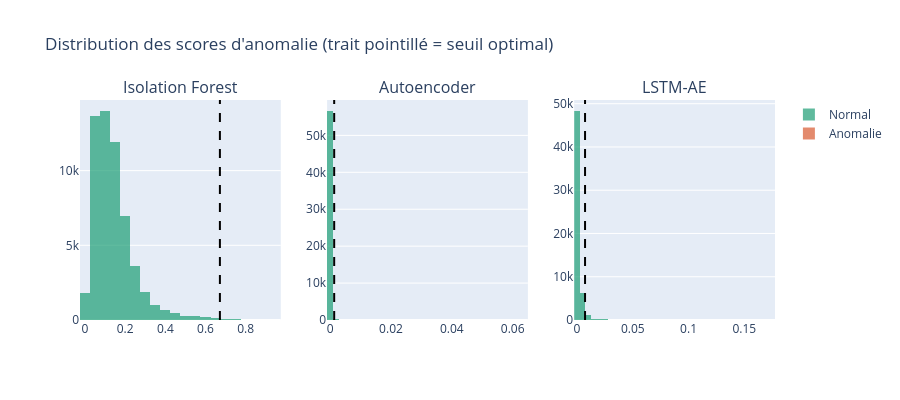

The code cell stored with this chart in its notebook:
### Markdown cell above
## 6. Distribution des scores par modèle

### Code cell
fig = make_subplots(
    rows=1, cols=3,
    subplot_titles=list(scores_dict.keys()),
    shared_yaxes=False,
)

for col_idx, (name, scores) in enumerate(scores_dict.items()):
    threshold = float(df_results.loc[name, 'threshold'])
    for label, color, label_name in [(0, '#1D9E75', 'Normal'), (1, '#D85A30', 'Anomalie')]:
        subset = scores[y_test == label]
        fig.add_trace(
            go.Histogram(x=subset, name=label_name, marker_color=color,
                         opacity=0.7, nbinsx=40, showlegend=(col_idx == 0)),
            row=1, col=col_idx + 1
        )
    fig.add_vline(x=threshold, line_dash='dash', line_color='black',
                  row=1, col=col_idx + 1)

fig.update_layout(
    barmode='overlay',
    title='Distribution des scores d\'anomalie (trait pointillé = seuil optimal)',
    height=400,
)
fig.show()

### Figure 1 — Plotly figure (JSON) as saved in the notebook; plotly's stock layout.template omitted (floating-point values rounded to 4 significant figures; data arrays with more than 128 entries replaced by an {"elided": "..."} marker saying what was removed)
{"data": [{"marker": {"color": "#1D9E75"}, "name": "Normal", "nbinsx": 40, "opacity": 0.7, "showlegend": true, "type": "histogram", "x": {"elided": "56864 float values"}, "xaxis": "x", "yaxis": "y"}, {"marker": {"color": "#D85A30"}, "name": "Anomalie", "nbinsx": 40, "opacity": 0.7, "showlegend": true, "type": "histogram", "x": [0.5116, 0.8447, 0.6106, 0.4298, 0.7645, 0.4014, 0.5168, 0.8008, 0.5458, 0.682, 0.455, 0.7986, 0.6047, 0.8445, 0.7814, 0.5259, 0.807, 0.5659, 0.6759, 0.5362, 0.5625, 0.6113, 0.567, 0.08281, 0.7347, 0.8424, 0.6516, 0.7321, 0.4856, 0.4367, 0.1727, 0.5531, 0.5769, 0.6531, 0.3369, 0.09499, 0.5907, 0.4403, 0.4288, 0.2488, 0.5091, 0.5283, 0.7219, 0.5293, 0.5396, 0.05225, 0.6038, 0.8447, 0.7387, 0.595, 0.6623, 0.1442, 0.7005, 0.7065, 0.5525, 0.6718, 0.2859, 0.6788, 0.6047, 0.2368, 0.4293, 0.6052, 0.7488, 0.8057, 0.282, 0.7323, 0.5695, 0.4256, 0.5893, 0.6288, 0.4933, 0.8013, 0.7661, 0.5278, 0.5581, 0.6016, 0.7965, 0.7825, 0.6023, 0.7161, 0.6151, 0.7166, 0.7698, 0.4277, 0.6777, 0.5559, 0.5988, 0.8014, 0.1904, 0.6781, 0.3558, 0.5312, 0.7183, 0.6903, 0.2582, 0.1966, 0.2571, 0.3619], "xaxis": "x", "yaxis": "y"}, {"marker": {"color": "#1D9E75"}, "name": "Normal", "nbinsx": 40, "opacity": 0.7, "showlegend": false, "type": "histogram", "x": {"elided": "56864 float values"}, "xaxis": "x2", "yaxis": "y2"}, {"marker": {"color": "#D85A30"}, "name": "Anomalie", "nbinsx": 40, "opacity": 0.7, "showlegend": false, "type": "histogram", "x": [0.001353, 0.003924, 0.00307, 0.0007237, 0.01201, 0.0007097, 0.0006594, 0.0124, 0.0007096, 0.004874, 0.0008176, 0.007849, 0.001531, 0.01415, 0.007965, 0.001186, 0.00803, 0.0009331, 0.001243, 0.002169, 0.001601, 0.002574, 0.0008926, 5.396e-05, 0.01126, 0.01574, 0.004037, 0.01126, 0.001385, 0.0006937, 8.639e-05, 0.003326, 0.00244, 0.004833, 0.0001385, 2.744e-05, 0.0003903, 0.0005321, 0.0005706, 0.0001078, 0.0003698, 0.001638, 0.002871, 0.0007609, 0.001848, 2.075e-05, 0.003105, 0.003924, 0.01169, 0.002045, 0.004778, 0.0001638, 0.01139, 0.01132, 0.001632, 0.001323, 0.0001158, 0.000774, 0.003028, 7.333e-05, 0.000486, 0.00257, 0.01183, 0.007992, 7.341e-05, 0.004306, 0.0009919, 0.0007591, 0.001477, 0.001069, 0.0008053, 0.007974, 0.003826, 0.001499, 0.0007675, 0.001706, 0.01162, 0.007959, 0.002452, 0.01121, 0.001555, 0.01123, 0.01006, 0.0007709, 0.004806, 0.001193, 0.002736, 0.00801, 6.922e-05, 0.003993, 0.0005365, 0.002139, 0.01047, 0.004603, 0.0001346, 0.0001138, 9.372e-05, 0.0006324], "xaxis": "x2", "yaxis": "y2"}, {"marker": {"color": "#1D9E75"}, "name": "Normal", "nbinsx": 40, "opacity": 0.7, "showlegend": false, "type": "histogram", "x": {"elided": "56864 float values"}, "xaxis": "x3", "yaxis": "y3"}, {"marker": {"color": "#D85A30"}, "name": "Anomalie", "nbinsx": 40, "opacity": 0.7, "showlegend": false, "type": "histogram", "x": [0.001202, 0.04456, 0.00257, 0.0008368, 0.01057, 0.0006677, 0.002485, 0.01517, 0.00237, 0.003668, 0.0009285, 0.007452, 0.002005, 0.01923, 0.006834, 0.001237, 0.01049, 0.002788, 0.004318, 0.002131, 0.001512, 0.00211, 0.0009893, 0.001208, 0.007685, 0.02279, 0.002963, 0.007438, 0.001029, 0.0009256, 0.00122, 0.002463, 0.002818, 0.003339, 0.0007481, 0.005409, 0.001297, 0.001209, 0.0005474, 0.0006857, 0.001558, 0.001839, 0.003025, 0.001123, 0.00204, 0.0004683, 0.004106, 0.04343, 0.008036, 0.002413, 0.00325, 0.0005283, 0.007814, 0.007696, 0.001626, 0.002121, 0.0007173, 0.003811, 0.003305, 0.0005606, 0.0005239, 0.002832, 0.01095, 0.01019, 0.0215, 0.003668, 0.003416, 0.0008377, 0.001888, 0.003087, 0.004984, 0.008077, 0.004649, 0.001393, 0.002676, 0.001127, 0.008823, 0.009859, 0.001961, 0.007567, 0.004578, 0.007406, 0.00784, 0.001028, 0.005334, 0.001635, 0.004427, 0.01164, 0.001224, 0.002984, 0.0006635, 0.002197, 0.007211, 0.003253, 0.0004122, 0.0003393, 0.0006763, 0.001909], "xaxis": "x3", "yaxis": "y3"}], "layout": {"annotations": [{"font": {"size": 16}, "showarrow": false, "text": "Isolation Forest", "x": 0.1444, "xanchor": "center", "xref": "paper", "y": 1, "yanchor": "bottom", "yref": "paper"}, {"font": {"size": 16}, "showarrow": false, "text": "Autoencoder", "x": 0.5, "xanchor": "center", "xref": "paper", "y": 1, "yanchor": "bottom", "yref": "paper"}, {"font": {"size": 16}, "showarrow": false, "text": "LSTM-AE", "x": 0.8556, "xanchor": "center", "xref": "paper", "y": 1, "yanchor": "bottom", "yref": "paper"}], "barmode": "overlay", "height": 400, "shapes": [{"line": {"color": "black", "dash": "dash"}, "type": "line", "x0": 0.6718, "x1": 0.6718, "xref": "x", "y0": 0, "y1": 1, "yref": "y domain"}, {"line": {"color": "black", "dash": "dash"}, "type": "line", "x0": 0.001323, "x1": 0.001323, "xref": "x2", "y0": 0, "y1": 1, "yref": "y2 domain"}, {"line": {"color": "black", "dash": "dash"}, "type": "line", "x0": 0.007211, "x1": 0.007211, "xref": "x3", "y0": 0, "y1": 1, "yref": "y3 domain"}], "title": {"text": "Distribution des scores d'anomalie (trait pointillé = seuil optimal)"}, "xaxis": {"anchor": "y", "domain": [0, 0.2889]}, "xaxis2": {"anchor": "y2", "domain": [0.3556, 0.6444]}, "xaxis3": {"anchor": "y3", "domain": [0.7111, 1]}, "yaxis": {"anchor": "x", "domain": [0, 1]}, "yaxis2": {"anchor": "x2", "domain": [0, 1]}, "yaxis3": {"anchor": "x3", "domain": [0, 1]}}}
